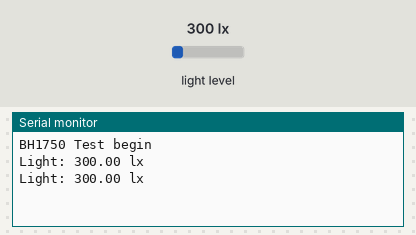
A sketch run on a simulated ESP8266 (NodeMCU). On the bench: the last lines printed to the serial monitor. The test bench sets the inputs (shaded band); at power-on: light level 300 lx.

Above: at 1.8 s.
1.9 s: light level set to 40 lx
At 2.8 s:
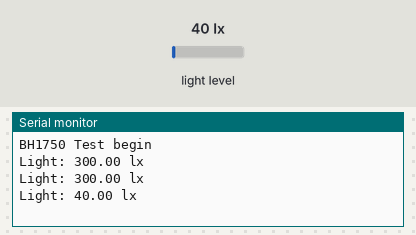
3.4 s: light level set to 500 lx
At 4.8 s:
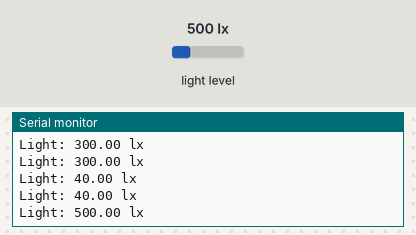
Timing chart, 0 to 6.4 s (numbered marks = the images above; inputs shaded):
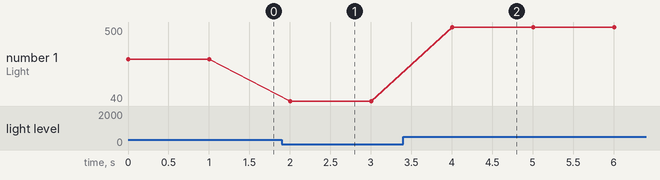

The sketch:

GY_302_Light_Intensity_Simple.ino
```cpp
#include <Wire.h>
#include <BH1750.h>

BH1750 lightMeter;

void setup(){
  Serial.begin(115200);

  // Initialize the I2C bus (BH1750 library doesn't do this automatically)
  Wire.begin();
  // On esp8266 you can select SCL and SDA pins using Wire.begin(D4, D3);

  lightMeter.begin();
  lightMeter.configure(BH1750::CONTINUOUS_HIGH_RES_MODE);
  Serial.println(F("BH1750 Test begin"));
}

void loop() {
  float lux = lightMeter.readLightLevel();
  Serial.print("Light: ");
  Serial.print(lux);
  Serial.println(" lx");
  delay(1000);
}
```

Measured:
- after the input at 1.9 s, the serial monitor: prints a new line after 0.10 s (image 1)
- after the input at 3.4 s, the serial monitor: prints a new line after 0.60 s (image 2)
- plotted number 1: 300 → 40 after the input at 1.9 s, 40 → 500 after the input at 3.4 s
